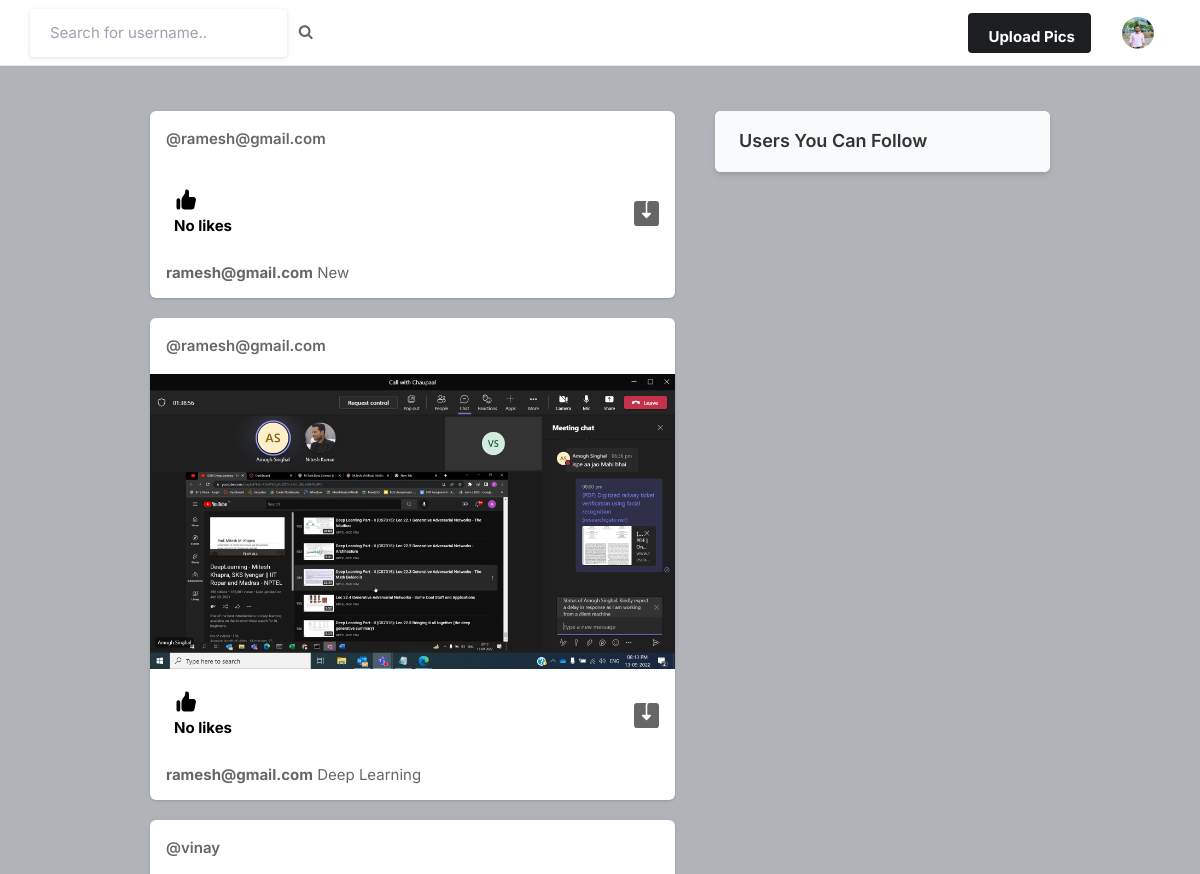
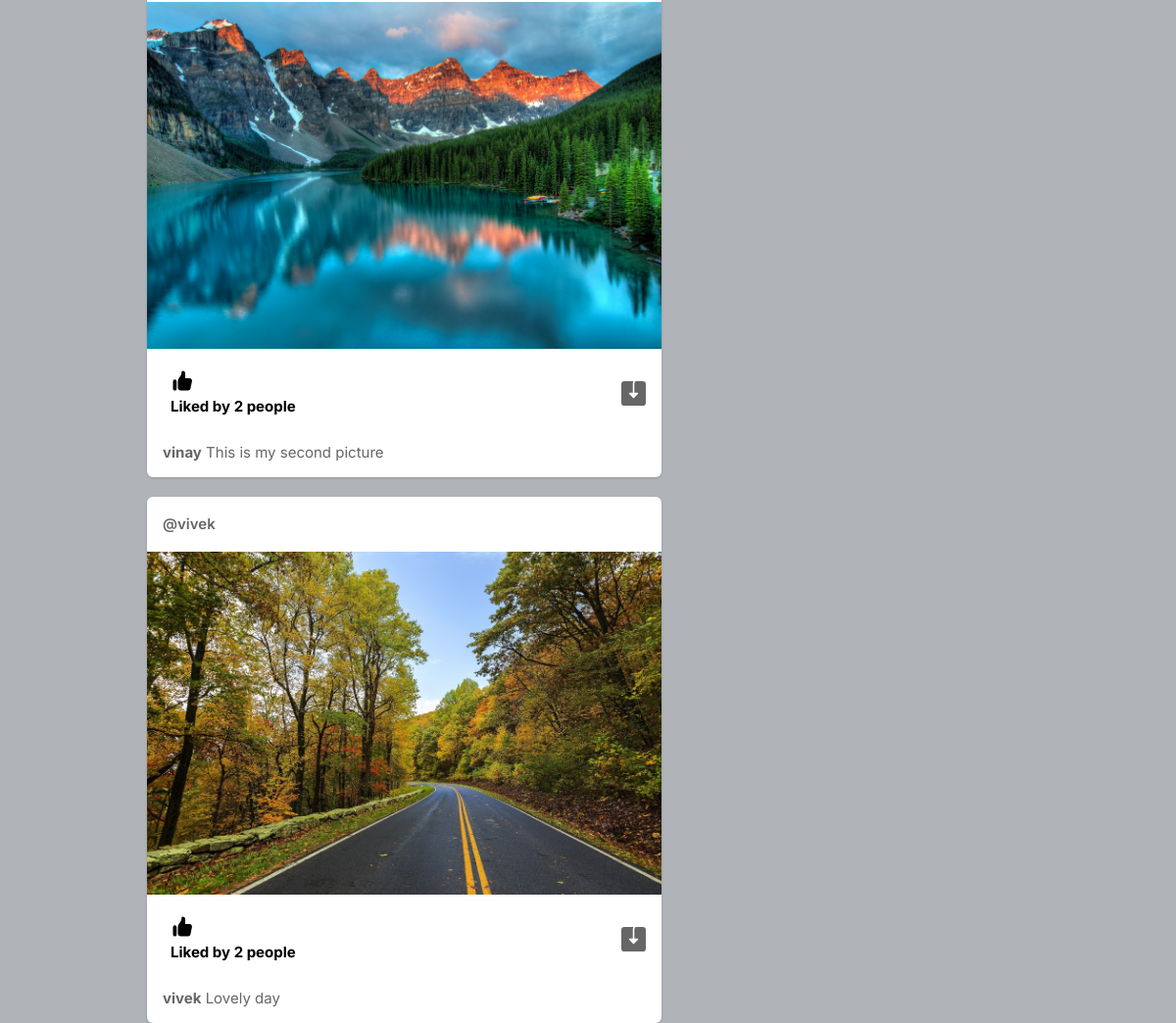
/ (signed in), run on the app's committed database (2 pictures, top to bottom).
### core/models.py (models this page shows, shortened)
class Profile(models.Model):
    user = models.ForeignKey(User, on_delete=models.CASCADE)
    bio = models.TextField(blank=True)
    profileimg = models.ImageField(upload_to='profile_images',default='blank-profile-picture.png')
    location = models.CharField(max_length=100, blank=True)

class Post(models.Model):
    id = models.UUIDField(primary_key = True, default = uuid.uuid4)
    user = models.ForeignKey(User, on_delete=models.CASCADE)
    image = models.ImageField(upload_to='post_images')
    caption = models.TextField(blank=True)
    created_at = models.DateTimeField(default = datetime.now())
    no_of_likes = models.IntegerField(default = 0)

### core/views.py (the view)
# urls.py: path('', views.index, name = "index"),
@login_required(login_url='signin')
def index(request):
    user_object = User.objects.get(username = request.user.username)
    user_profile = Profile.objects.get(user = user_object)
    posts = Post.objects.all()
    return render(request, 'index.html', {'user_profile':user_profile, 'posts':posts})

### templates/index.html (shortened to what this page needs)
{% load static %}
<!DOCTYPE html>
<html lang="en">
<head>
    <link rel="stylesheet" href="{% static 'assets/css/icons.css' %}">
    <link rel="stylesheet" href="{% static 'assets/css/uikit.css' %}">
    <link rel="stylesheet" href="{% static 'assets/css/style.css' %}">
    <link rel="stylesheet" href="{% static 'assets/css/tailwind.css' %}">
    <link rel="stylesheet" href="https://cdnjs.cloudflare.com/ajax/libs/font-awesome/4.7.0/css/font-awesome.min.css">
</head>
<body>
            <header>
                <div class="header_inner">
                    <form action="/search" method="POST">
                    <div class="left-side">
                            <input type="text" name="username" placeholder="Search for username..">&nbsp; &nbsp;
                            <button type="submit"><i class="fa fa-search fa-1x"></i></button>
                    </div>
                    </form>
                    <div class="right-side lg:pr-4">
                        <a href="#"
                            class="bg-pink-500 flex font-bold hidden hover:bg-pink-600 hover:text-white inline-block items-center lg:block max-h-10 mr-4 px-4 py-2 rounded shado text-white">
                              Upload Pics
                        </a>
                        <a href="#">
                            <img src="{{user_profile.profileimg.url}}" class="header-avatar" alt="">
                        </a>
                    </div>
                </div>
            </header>
            <div class="container m-auto">
                <div class="lg:flex justify-center lg:space-x-10 lg:space-y-0 space-y-5">
                    <div class="space-y-5 flex-shrink-0 lg:w-7/12">
                        {% for post in posts reversed %}
                        <div class="bg-white shadow rounded-md  -mx-2 lg:mx-0">
                            <div class="flex justify-between items-center px-4 py-3">
                                <div class="flex flex-1 items-center space-x-4">
                                    <span class="block font-semibold "><a href="/profile/{{post.user}}">@{{post.user}}</a></span>
                                </div>
                              <div>
                                <a href="#"> <i class="icon-feather-more-horizontal text-2xl hover:bg-gray-200 rounded-full p-2 transition -mr-1 "></i> </a>
                              </div>
                            </div>
                            <div uk-lightbox>
                                <a href="{{post.image.url}}">
                                    <img src="{{post.image.url}}" alt="">
                                </a>
                            </div>
                            <div class="py-3 px-4 space-y-3">
                                <div class="flex space-x-4 lg:font-bold">
                                    <a href="/like-post?post_id={{post.id}}" class="flex items-center space-x-2">
                                        <div class="p-2 rounded-full text-black">
                                            {% if post.no_of_likes == 0 %}
                                            <p>No likes</p>
                                            {% elif post.no_of_likes == 1 %}
                                            <p>Liked by {{post.no_of_likes}} person</p>
                                            {% else %}
                                            <p>Liked by {{post.no_of_likes}} people</p>
                                            {% endif %}
                                        </div>
                                    </a>
                                    <a href="{{post.image.url}}" class="flex items-center space-x-2 flex-1 justify-end" download>
                                    </a>
                                </div>
                                <p>
                                    <a href="/profile/{{post.user}}"><strong>{{post.user}}</strong></a> {{post.caption}}
                                </p>
                            </div>
                        </div>
                        {% endfor %}
                    </div>
                    <div class="lg:w-5/12">
                        <div class="bg-white  shadow-md rounded-md overflow-hidden">
                            <div class="bg-gray-50  border-b border-gray-100 flex items-baseline justify-between py-4 px-6 ">
                                <h2 class="font-semibold text-lg">Users You Can Follow</h2>
                            </div>
                        </div>
                    </div>
                </div>
            </div>
</body>
</html>

### static/assets/css/style.css (style rules this page uses)
body { background-color: #B0B3B8!important; }
button { vertical-align: middle; }
input { height: 48px; line-height: 48px; padding: 0 20px; outline: none; font-size: 15px; color: #808080; max-width: 100%; width: 100%; -webkit-box-sizing: border-box; box-sizing: border-box; display: block; font-weight: 400; opacity: 1; border-radius: 4px; border: none; -webkit-box-shadow: 0 1px 4px 0px rgba(0, 0, 0, 0.12); box-shadow: 0 1px 4px 0px rgba(0, 0, 0, 0.12); }
input[type="text"], input[type="password"], input[type="email"], input[type="number"] { height: 48px; line-height: 48px; padding: 0 20px; outline: none; font-size: 15px; color: #808080; max-width: 100%; width: 100%; -webkit-box-sizing: border-box; box-sizing: border-box; display: block; font-weight: 400; opacity: 1; border-radius: 4px; border: none; -webkit-box-shadow: 0 1px 4px 0px rgba(0, 0, 0, 0.12); box-shadow: 0 1px 4px 0px rgba(0, 0, 0, 0.12); }
input { -webkit-transition: all 0.1s ease-in-out; transition: all 0.1s ease-in-out; }
::placeholder { color: #808080; opacity: 1; }
button { border: none; margin: 0; padding: 0; width: auto; overflow: visible; background: transparent; color: inherit; font: inherit; line-height: normal; cursor: pointer; }
a { color: #be185d; -webkit-transition: 0.3s; transition: 0.3s; outline: none !important; }
button { outline: none !important; }
img { max-width: 100%; }
body { color: #666; font-size: 15px; line-height: 27px; background-color: #f0f2f5; font-family: "Inter", sans-serif; text-transform: none; }
body p { font-size: 15px; line-height: 27px; }
h1, h2, h3, h4, h5, h6 { font-family: "Inter", sans-serif; text-transform: none; }
input[type="text"], input[type="password"], input[type="email"] { font-family: "Inter", sans-serif; text-transform: none; }
button, body .pac-container { font-family: "Inter", sans-serif; text-transform: none; }
h1, h2, h3, h4, h5, h6 { color: #333; font-weight: 500; margin: 0; padding: 0; }
h2 { font-size: 26px; }
b, strong { font-weight: 700 !important; }
@media (min-width: 1024px) { .container { max-width: 900px !important; padding-top: 45px; } }
header { background-color: #fff; left: 0; right: 0; top: 0; z-index: 99; height: 66px; display: -webkit-box; display: -ms-flexbox; display: flex; -webkit-box-align: center; -ms-flex-align: center; align-items: center; border-bottom: 1px solid #e5e7eb; }
header .header_inner { display: -webkit-box; display: -ms-flexbox; display: flex; -webkit-box-align: center; -ms-flex-align: center; align-items: center; max-width: 1090px; margin: auto; width: 100%; max-width: 100% !important; padding: 0 30px; }
header .header_inner .left-side { display: -webkit-box; display: -ms-flexbox; display: flex; -webkit-box-align: center; -ms-flex-align: center; align-items: center; }
header .header_inner .right-side { display: -webkit-box; display: -ms-flexbox; display: flex; -webkit-box-align: center; -ms-flex-align: center; align-items: center; -webkit-box-pack: end; -ms-flex-pack: end; justify-content: flex-end; margin-left: auto; }
header .header_inner .right-side .header-avatar { width: 32px; height: 32px; border-radius: 100%; margin-left: 15px; }

### data on the page
Profile: profileimg (picture)
Post: user "ramesh@gmail.com", no_of_likes "No likes", caption "New"
Post: user "ramesh@gmail.com", image (picture), no_of_likes "No likes", caption "Deep Learning"
Post: user "vinay", image (picture), no_of_likes "2", caption "This is my second picture"
Post: user "vivek", image (picture), no_of_likes "2", caption "Lovely day"
